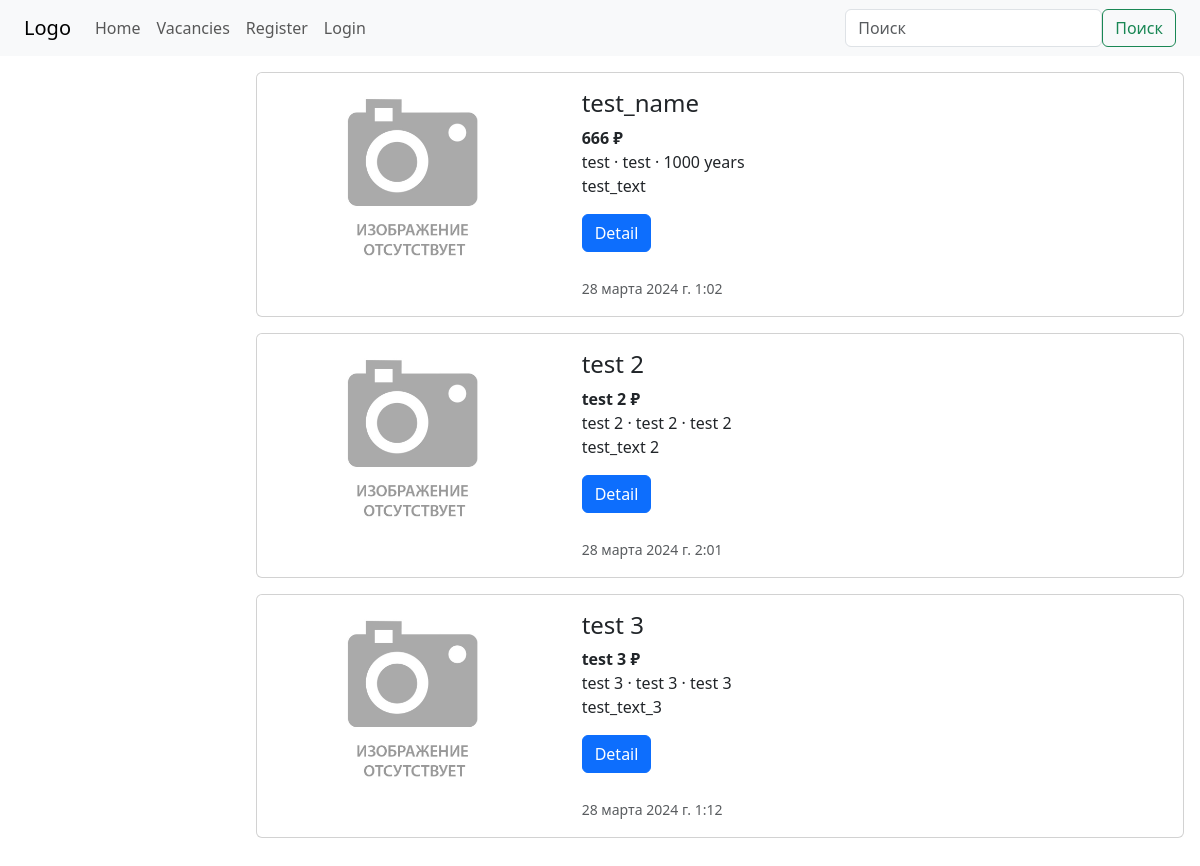
The app's page /vacancies/vacancies_list/, older data.
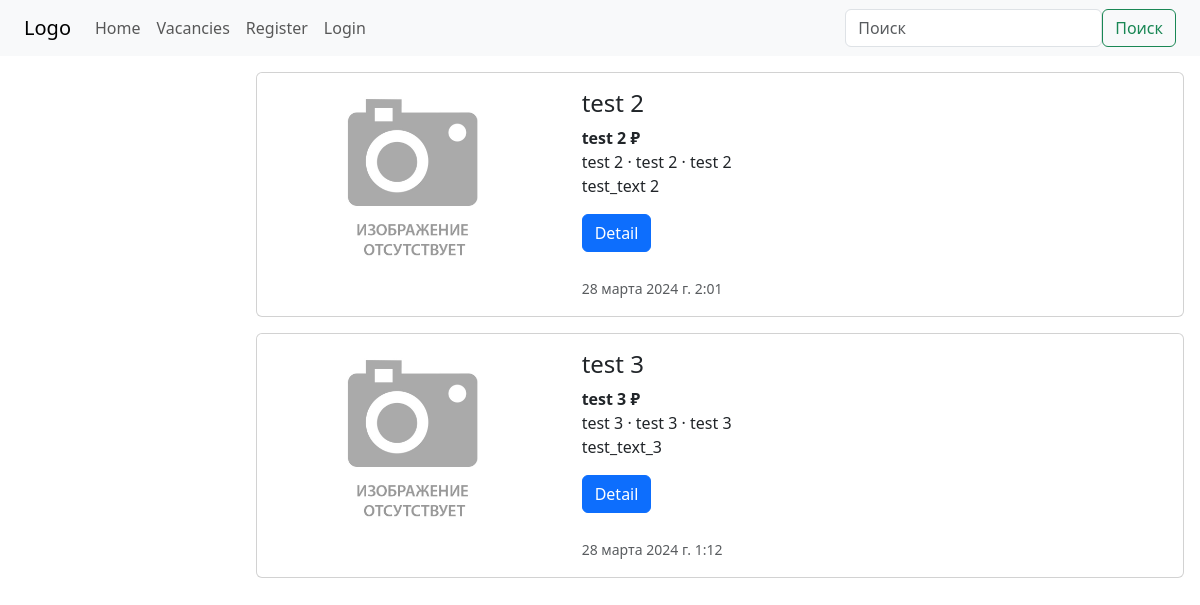
The same page, newer data.
### vacancies/models.py (models this page shows, shortened)
class Vacancies(models.Model):
    image = models.ImageField('Изображение', upload_to='images/')
    title = models.CharField('Название', max_length=64)
    salary = models.CharField('З/п', max_length=64)
    employer_id = models.ForeignKey(User, on_delete=models.CASCADE, verbose_name='Пользователь')
    field_activity = models.CharField('Сфера деятельности', max_length=64)
    schedule = models.CharField('График работы', max_length=64)
    payments = models.CharField('Частота выплат', max_length=64)
    experience = models.CharField('Опыт работы', max_length=64)
    including_for = models.CharField('В том числе для кандидатов', max_length=256)
    inventory = models.CharField('Что получают работники', max_length=256)
    address = models.CharField('Адрес', max_length=256)
    description = models.TextField('Описание')
    date = models.DateTimeField('Дата публикации', default='2024-03-28 01:12')
    class Meta:
        verbose_name = 'Вакансия'
        verbose_name_plural = 'Вакансии'

### vacancies/views.py (the view)
# urls.py: path('vacancies_list/', VacanciesListView.as_view(), name='vac_list'),
class VacanciesListView(ListView):
    model = Vacancies
    template_name = 'vacancies/vac_list.html'
    context_object_name = 'vac'

### vacancies/templates/vacancies/vac_list.html (shortened to what this page needs)
{% extends 'root.html' %}
    {% block content %}
    <aside>
    </aside>
    <main class="">
        <div class="pt-3 ps-3 mb-3 me-3">
            {% for el in vac%}
            <div class="card mb-3 w-100">
                <div class="row g-0">
                    <div class="col-md-4">
                        <img src="{{ el.image.url }}" class="img-fluid rounded-start" alt="...">
                    </div>
                    <div class="col-md-8">
                        <div class="card-body">
                            <h4 class="card-title">{{ el.title }}</h4>
                            <p class="card-text">
                                <b>{{ el.salary }} &#8381;</b> <br>
                                {{ el.schedule}} &#183; {{ el.payments }} &#183; {{ el.experience }} <br>
                                {{ el.description|slice:":100"}}
                            </p>
                            <a href="{% url 'vacancies:vac_detail' el.id %}" class="btn btn-primary">Detail</a>
                            <p class="card-text mt-4"><small class="text-body-secondary">{{ el.date }}</small></p>
                        </div>
                    </div>
                </div>
            </div>
            {% endfor %}
        </div>
        {% endblock %}

Row changes from the older to the newer data that the page shows:
removed Vacancies: image (placeholder picture), title "test_name", salary "666", schedule "test", payments "test", experience "1000 years", description "test_text", date "28 марта 2024 г. 1:02"
